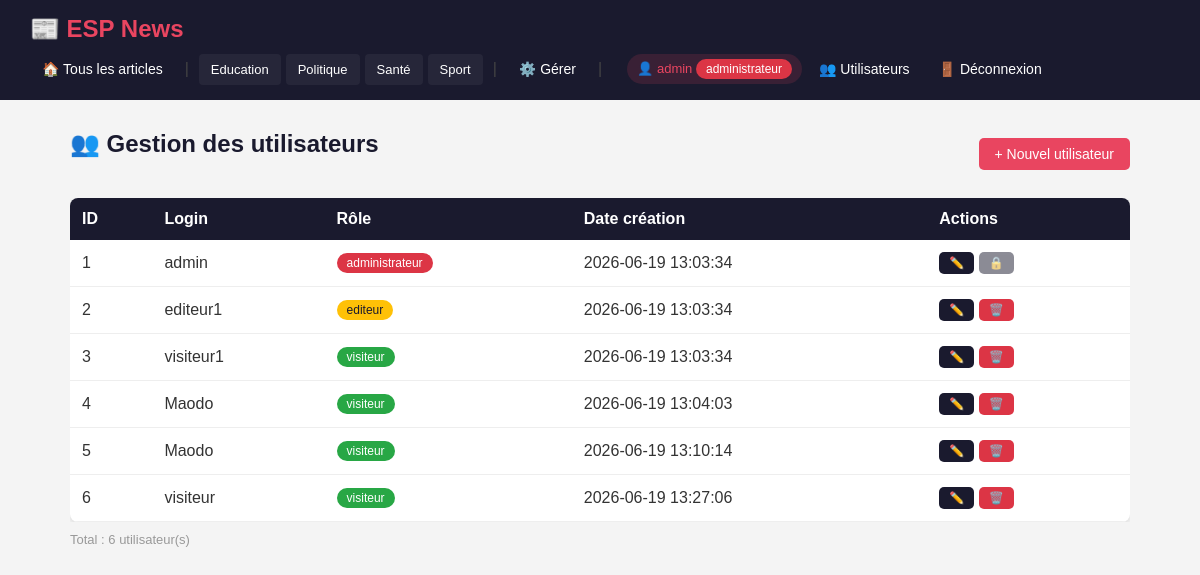
/users (signed in), run on the app's committed database.
### tables this page shows
CREATE TABLE Categorie (
                id INTEGER PRIMARY KEY AUTOINCREMENT,
                libelle VARCHAR(20)
            );

CREATE TABLE Utilisateur (
                id INTEGER PRIMARY KEY AUTOINCREMENT,
                login VARCHAR(50) UNIQUE NOT NULL,
                password VARCHAR(255) NOT NULL,
                role VARCHAR(20) DEFAULT 'visiteur',
                dateCreation DATETIME DEFAULT CURRENT_TIMESTAMP
            );

### core/Controller.php (called while the page is built)
<?php
class Controller {
    protected function render($view, $data = []) {
        extract($data);
        $viewFile = __DIR__ . '/../app/views/' . $view . '.php';
        require_once $viewFile;
    }
}

### app/controllers/UserController.php (called while the page is built, shortened)
<?php
require_once __DIR__ . '/../../core/Controller.php';
require_once __DIR__ . '/../models/UserModel.php';
class UserController extends Controller {
    private $userModel;
    public function __construct() {
        $this->userModel = new UserModel();
    }
    public function index() {
        $users = $this->userModel->findAll();
        $this->render('users/index', ['users' => $users]);
    }
}
?>

### public/index.php (called while the page is built, shortened)
<?php
require_once __DIR__ . '/../core/Router.php';
$router = new Router();
$router->add('GET', '/', 'ArticleController', 'index');
$router->add('GET', '/articles', 'ArticleController', 'index');
$router->add('GET', '/articles/create', 'ArticleController', 'create');
$router->add('POST', '/articles/store', 'ArticleController', 'store');
$router->add('GET', '/articles/{id}', 'ArticleController', 'show');
$router->add('GET', '/articles/{id}/edit', 'ArticleController', 'edit');
$router->add('POST', '/articles/{id}/update', 'ArticleController', 'update');
$router->add('POST', '/articles/{id}/delete', 'ArticleController', 'delete');
$router->add('GET', '/articles/categorie/{id}', 'ArticleController', 'byCategorie');
$router->add('GET', '/categories', 'CategorieController', 'index');
$router->add('GET', '/categories/create', 'CategorieController', 'create');
$router->add('POST', '/categories/store', 'CategorieController', 'store');
$router->add('GET', '/categories/{id}/edit', 'CategorieController', 'edit');
$router->add('POST', '/categories/{id}/update', 'CategorieController', 'update');
$router->add('POST', '/categories/{id}/delete', 'CategorieController', 'delete');
$router->add('GET', '/auth/login', 'AuthController', 'login');
$router->add('POST', '/auth/authenticate', 'AuthController', 'authenticate');
$router->add('GET', '/auth/logout', 'AuthController', 'logout');
$router->add('GET', '/auth/register', 'AuthController', 'register');
$router->add('POST', '/auth/store', 'AuthController', 'store');
$router->add('GET', '/users', 'UserController', 'index');
$router->add('GET', '/users/create', 'UserController', 'create');
$router->add('POST', '/users/store', 'UserController', 'store');
$router->add('GET', '/users/{id}/edit', 'UserController', 'edit');
$router->add('POST', '/users/{id}/update', 'UserController', 'update');
$router->add('POST', '/users/{id}/delete', 'UserController', 'delete');
$method = $_SERVER['REQUEST_METHOD'];
$uri    = $_SERVER['REQUEST_URI'];
$router->dispatch($method, $uri);
?>

### config/database.php (called while the page is built, shortened)
<?php
class Database {
    private static $instance = null;
    private $pdo;
    private function __construct() {
        $dbPath = 'C:/esp-news/mglsi_news.db';
        $this->pdo = new PDO('sqlite:' . $dbPath);
        $this->pdo->setAttribute(PDO::ATTR_ERRMODE, PDO::ERRMODE_EXCEPTION);
        $this->pdo->setAttribute(PDO::ATTR_DEFAULT_FETCH_MODE, PDO::FETCH_ASSOC);
        $this->initDatabase();
    }
    public static function getInstance() {
        if (self::$instance === null) {
            self::$instance = new Database();
        }
        return self::$instance;
    }
    public function getPdo() {
        return $this->pdo;
    }
    private function initDatabase() {
        $this->pdo->exec("
            CREATE TABLE IF NOT EXISTS Categorie (
                id INTEGER PRIMARY KEY AUTOINCREMENT,
                libelle VARCHAR(20)
            );
            CREATE TABLE IF NOT EXISTS Article (
                id INTEGER PRIMARY KEY AUTOINCREMENT,
                titre VARCHAR(255),
                contenu TEXT,
                dateCreation DATETIME DEFAULT CURRENT_TIMESTAMP,
                dateModification DATETIME DEFAULT CURRENT_TIMESTAMP,
                categorie INTEGER,
                utilisateur_id INTEGER,
                FOREIGN KEY (categorie) REFERENCES Categorie(id),
                FOREIGN KEY (utilisateur_id) REFERENCES Utilisateur(id)
            );
            -- NOUVEAU : Table Utilisateur
            CREATE TABLE IF NOT EXISTS Utilisateur (
                id INTEGER PRIMARY KEY AUTOINCREMENT,
                login VARCHAR(50) UNIQUE NOT NULL,
                password VARCHAR(255) NOT NULL,
                role VARCHAR(20) DEFAULT 'visiteur',
                dateCreation DATETIME DEFAULT CURRENT_TIMESTAMP
            );
        ");
        $count = $this->pdo->query("SELECT COUNT(*) FROM Categorie")->fetchColumn();
        $countUsers = $this->pdo->query("SELECT COUNT(*) FROM Utilisateur")->fetchColumn();
    }
}
?>

### app/models/UserModel.php (called while the page is built, shortened)
<?php
require_once __DIR__ . '/../../config/database.php';
class UserModel {
    private $pdo;
    public function __construct() {
        $this->pdo = Database::getInstance()->getPdo();
    }
    public function findAll() {
        $stmt = $this->pdo->query("SELECT id, login, role, dateCreation FROM Utilisateur ORDER BY id");
        return $stmt->fetchAll();
    }
}
?>

### app/models/CategorieModel.php (called while the page is built, shortened)
<?php
require_once __DIR__ . '/../../config/database.php';
class CategorieModel {
    private $pdo;
    public function __construct() {
        $this->pdo = Database::getInstance()->getPdo();
    }
    public function findAll() {
        $stmt = $this->pdo->query("SELECT * FROM Categorie ORDER BY libelle");
        return $stmt->fetchAll();
    }
}

### app/views/users/index.php (the view, shortened to what this page needs)
<div style="display:flex; justify-content:space-between; align-items:center; margin-bottom:20px;">
    <h2>👥 Gestion des utilisateurs</h2>
    <a href="/users/create" class="btn btn-primary">+ Nouvel utilisateur</a>
</div>
<?php if (empty($users)): ?>
    <div class="card">
        <p>Aucun utilisateur.</p>
    </div>
<?php else: ?>
    <div style="overflow-x:auto;">
        <table>
            <thead>
                <tr>
                    <th>ID</th>
                    <th>Login</th>
                    <th>Rôle</th>
                    <th>Date création</th>
                    <th>Actions</th>
                </tr>
            </thead>
            <tbody>
                <?php foreach ($users as $user): ?>
                    <tr>
                        <td><?= $user['id'] ?></td>
                        <td><?= htmlspecialchars($user['login']) ?></td>
                        <td>
                            <span class="badge badge-<?= $user['role'] ?>">
                                <?= htmlspecialchars($user['role']) ?>
                            </span>
                        </td>
                        <td><?= $user['dateCreation'] ?></td>
                        <td>
                            <a href="/users/<?= $user['id'] ?>/edit" class="btn btn-secondary" style="padding:4px 10px; font-size:12px;">✏️</a>
                            <?php if ($user['id'] != $_SESSION['user_id']): ?>
                                <a href="/users/<?= $user['id'] ?>/delete" class="btn btn-danger" style="padding:4px 10px; font-size:12px;" onclick="return confirm('Supprimer cet utilisateur ?')">🗑️</a>
                            <?php else: ?>
                                <span class="btn btn-secondary" style="padding:4px 10px; font-size:12px; opacity:0.5; cursor:not-allowed;">🔒</span>
                            <?php endif; ?>
                        </td>
                    </tr>
                <?php endforeach; ?>
            </tbody>
        </table>
    </div>
    <p style="margin-top:10px; color:#999; font-size:13px;">Total : <?= count($users) ?> utilisateur(s)</p>
<?php endif; ?>
<?php
$content = ob_get_clean();
require_once __DIR__ . '/../layout.php';
?>

### core/Router.php (shortened to what this page needs)
<?php
class Router {
    private $routes = [];
    public function add($method, $path, $controller, $action) {
        $this->routes[] = [
            'method'     => $method,
            'path'       => $path,
            'controller' => $controller,
            'action'     => $action
        ];
    }
    public function dispatch($method, $uri) {
        $uri = parse_url($uri, PHP_URL_PATH);
        $uri = rtrim($uri, '/');
        foreach ($this->routes as $route) {
            $pattern = preg_replace('/\{[a-z]+\}/', '([^/]+)', $route['path']);
            $pattern = '#^' . $pattern . '$#';
            if ($route['method'] === $method && preg_match($pattern, $uri, $matches)) {
                array_shift($matches);
                $controller = new $route['controller']();
                call_user_func_array([$controller, $route['action']], $matches);
                return;
            }
        }
    }
}

### app/views/layout.php (shortened to what this page needs)
<!DOCTYPE html>
<html lang="fr">
<head>
</head>
<body>
    <nav>
        <h1>📰 ESP News</h1>
        <div class="nav-links">
            <a href="/articles">🏠 Tous les articles</a>
            <?php
            try {
                require_once __DIR__ . '/../models/CategorieModel.php';
                $categorieModel = new CategorieModel();
                $categories = $categorieModel->findAll();
                if (!empty($categories)) {
                    echo '<span class="separator">|</span>';
                    foreach ($categories as $cat): ?>
                        <a href="/articles/categorie/<?= $cat['id'] ?>" class="category-link">
                            <?= htmlspecialchars($cat['libelle']) ?>
                        </a>
                    <?php endforeach;
                }
            } catch (Exception $e) {
            }
            ?>
            <span class="separator">|</span>
            <a href="/categories">⚙️ Gérer</a>
            <?php if (isset($_SESSION['user_id'])): ?>
                <span class="separator">|</span>
                <span class="user-info">
                    👤 <?= htmlspecialchars($_SESSION['user_login']) ?>
                    <span class="badge badge-<?= $_SESSION['user_role'] ?>">
                        <?= htmlspecialchars($_SESSION['user_role']) ?>
                    </span>
                </span>
                <?php if ($_SESSION['user_role'] === 'administrateur'): ?>
                    <a href="/users">👥 Utilisateurs</a>
                <?php endif; ?>
                <a href="/auth/logout">🚪 Déconnexion</a>
            <?php else: ?>
                <span class="separator">|</span>
                <a href="/auth/login">🔐 Connexion</a>
                <a href="/auth/register">📝 Inscription</a>
            <?php endif; ?>
        </div>
    </nav>
    <div class="container">
        <?= $content ?>
    </div>
</body>
</html>

### app/views/layout.php (style rules this page uses)
* { margin: 0; padding: 0; box-sizing: border-box; }
body { font-family: Arial, sans-serif; background: #f4f4f4; color: #333; }
nav { background: #1a1a2e; padding: 15px 30px; display: flex; justify-content: space-between; align-items: center; flex-wrap: wrap; gap: 10px; }
nav h1 { color: #e94560; font-size: 24px; }
.nav-links { display: flex; align-items: center; flex-wrap: wrap; gap: 5px; }
.nav-links a { color: #fff; text-decoration: none; padding: 8px 12px; font-size: 14px; border-radius: 4px; transition: all 0.3s; }
.nav-links .category-link { font-size: 13px; background: rgba(255, 255, 255, 0.05); }
.nav-links .separator { color: #444; margin: 0 5px; user-select: none; }
.nav-links .user-info { color: #e94560; font-size: 13px; margin-left: 15px; padding: 5px 10px; background: rgba(233, 69, 96, 0.15); border-radius: 20px; }
.container { max-width: 1100px; margin: 30px auto; padding: 0 20px; }
.btn { padding: 8px 16px; border: none; border-radius: 5px; cursor: pointer; text-decoration: none; font-size: 14px; display: inline-block; }
.btn-primary { background: #e94560; color: white; }
.btn-secondary { background: #1a1a2e; color: white; }
.btn-danger { background: #dc3545; color: white; }
.badge { padding: 4px 10px; border-radius: 20px; background: #e94560; color: white; font-size: 12px; display: inline-block; }
.badge-editeur { background: #ffc107; color: #1a1a2e; }
.badge-visiteur { background: #28a745; }
h2 { margin-bottom: 20px; color: #1a1a2e; }
table { width: 100%; border-collapse: collapse; }
table th { background: #1a1a2e; color: white; padding: 12px; text-align: left; }
table td { padding: 12px; border-bottom: 1px solid #eee; }

### app/views/users/index.php (style rules this page uses)
table { width: 100%; border-collapse: collapse; background: white; border-radius: 8px; overflow: hidden; box-shadow: 0 2px 5px rgba(0,0,0,0.1); }
table th { background: #1a1a2e; color: white; padding: 12px; text-align: left; }
table td { padding: 12px; border-bottom: 1px solid #eee; }
.badge-administrateur { background: #dc3545; color: white; padding: 3px 10px; border-radius: 12px; font-size: 12px; }
.badge-editeur { background: #ffc107; color: #1a1a2e; padding: 3px 10px; border-radius: 12px; font-size: 12px; }
.badge-visiteur { background: #28a745; color: white; padding: 3px 10px; border-radius: 12px; font-size: 12px; }

### data on the page
categorie: libelle "Education"
categorie: libelle "Politique"
categorie: libelle "Santé"
categorie: libelle "Sport"
utilisateur: id "1", login "admin", role "administrateur", dateCreation "2026-06-19 13:03:34"
utilisateur: id "2", login "editeur1", role "editeur", dateCreation "2026-06-19 13:03:34"
utilisateur: id "3", login "visiteur1", role "visiteur", dateCreation "2026-06-19 13:03:34"
utilisateur: id "4", login "Maodo", role "visiteur", dateCreation "2026-06-19 13:04:03"
utilisateur: id "5", login "Maodo", role "visiteur", dateCreation "2026-06-19 13:10:14"
utilisateur: id "6", login "visiteur", role "visiteur", dateCreation "2026-06-19 13:27:06"

### other printed values
count($users) "6"
